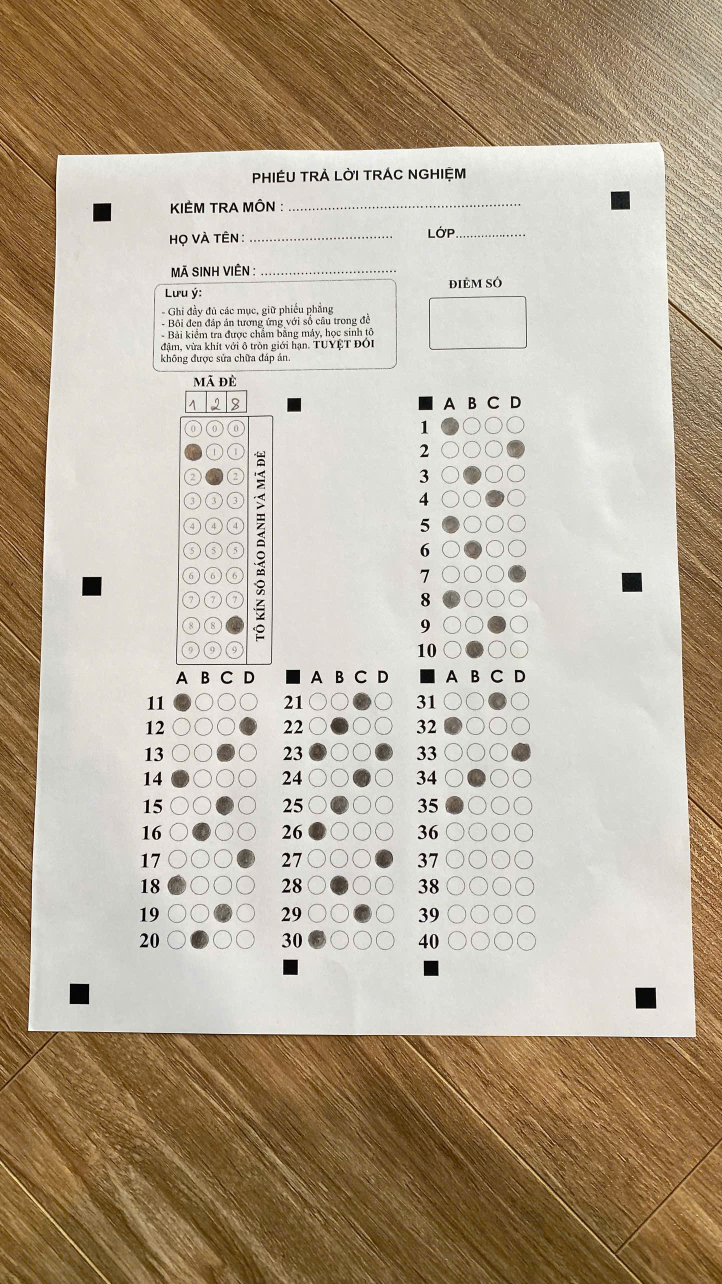
#> input picture phieu_mau.jpg, 1444 x 2568 px (shown at 1/2 size)
$ python test_detection.py phieu_mau.jpg
#> lines starting #> are read from the running program, lines starting #| are printed output that depends on the picture; after the words box and inside, x2 and y2 are one past the last pixel; in counts of white or black regions, pixels touching at a corner belong together
### functions.py
import cv2
import numpy as np
import util

# Kích thước chuẩn hóa
widthImg = 600
heightImg = 800


# [6 lines left out: function preProcess, not called in this run]


def find_corner_markers(img):
    """
    Tìm 4 marker vuông đen ở 4 GÓC NGOÀI CÙNG của phiếu.
    Chọn 4 marker ở vị trí xa nhất về 4 góc.
    Thử nhiều threshold khác nhau để tăng độ robust.
    """
    gray = cv2.cvtColor(img, cv2.COLOR_BGR2GRAY)
    h, w = img.shape[:2]
    img_area = w * h

    # Thử nhiều giá trị threshold
    threshold_values = [100, 120, 80, 140, 60]

    for thresh_val in threshold_values:
        _, thresh = cv2.threshold(gray, thresh_val, 255, cv2.THRESH_BINARY_INV)

        # Làm sạch noise
        kernel = np.ones((3, 3), np.uint8)
        thresh = cv2.morphologyEx(thresh, cv2.MORPH_CLOSE, kernel)

        contours, _ = cv2.findContours(thresh, cv2.RETR_EXTERNAL, cv2.CHAIN_APPROX_SIMPLE)

        # Điều chỉnh min/max area linh hoạt hơn
        min_area = img_area * 0.0002  # Giảm xuống
        max_area = img_area * 0.03    # Tăng lên

        square_contours = []

        for contour in contours:
            area = cv2.contourArea(contour)
            if min_area < area < max_area:
                peri = cv2.arcLength(contour, True)
                approx = cv2.approxPolyDP(contour, 0.04 * peri, True)

                if len(approx) == 4:
                    x, y, w_rect, h_rect = cv2.boundingRect(approx)
                    aspect_ratio = w_rect / float(h_rect) if h_rect > 0 else 0

                    # Linh hoạt hơn với aspect ratio
                    if 0.4 < aspect_ratio < 2.5:
                        center = (x + w_rect // 2, y + h_rect // 2)
                        square_contours.append({
                            'contour': approx,
                            'center': center,
                            'area': area,
                            'bbox': (x, y, w_rect, h_rect)
                        })

        if len(square_contours) < 4:
            continue

        # Tìm 4 marker ở 4 góc
        top_left = min(square_contours, key=lambda m: m['center'][0] + m['center'][1])
        top_right = max(square_contours, key=lambda m: m['center'][0] - m['center'][1])
        bottom_left = max(square_contours, key=lambda m: m['center'][1] - m['center'][0])
        bottom_right = max(square_contours, key=lambda m: m['center'][0] + m['center'][1])

        markers = [top_left, top_right, bottom_left, bottom_right]
        centers = [m['center'] for m in markers]

        # Giảm yêu cầu khoảng cách tối thiểu
        min_dist = min(w, h) * 0.25  # Giảm từ 0.3 xuống 0.25

        valid = True
        for i in range(4):
            for j in range(i + 1, 4):
                dist = np.sqrt((centers[i][0] - centers[j][0])**2 +
                              (centers[i][1] - centers[j][1])**2)
                if dist < min_dist:
                    valid = False
                    break
            if not valid:
                break

        if valid:
            return markers

    return None


def detect_paper_boundary(img):
    """
    Detect biên của phiếu bài thi với nhiều phương pháp fallback.
    Thử nhiều cách khác nhau để tăng độ robust.
    """
    h, w = img.shape[:2]
    img_area = w * h

    # Phương pháp 1: Tìm 4 marker góc (nếu có)
    markers = find_corner_markers(img)
    if markers is not None:
        pts = np.array([
            markers[0]['center'],
            markers[1]['center'],
            markers[2]['center'],
            markers[3]['center']
        ], dtype=np.float32)
        return pts, "markers"

    # Phương pháp 2: Canny với nhiều tham số khác nhau
    canny_params = [
        (50, 150),   # Mặc định
        (30, 100),   # Nhạy hơn
        (70, 200),   # Ít nhạy hơn
        (20, 80),    # Rất nhạy
    ]

    for canny_low, canny_high in canny_params:
        processed = preProcess(img, canny_low=canny_low, canny_high=canny_high)

        # Morphological operations để kết nối các cạnh
        kernel = np.ones((3, 3), np.uint8)
        processed = cv2.dilate(processed, kernel, iterations=1)
        processed = cv2.erode(processed, kernel, iterations=1)

        contours, _ = cv2.findContours(processed, cv2.RETR_EXTERNAL, cv2.CHAIN_APPROX_SIMPLE)

        # Thử với min_area thấp hơn (15%)
        min_area = img_area * 0.15

        for contour in sorted(contours, key=cv2.contourArea, reverse=True)[:10]:
            area = cv2.contourArea(contour)
            if area > min_area:
                peri = cv2.arcLength(contour, True)
                # Thử nhiều epsilon khác nhau
                for epsilon_factor in [0.02, 0.03, 0.015, 0.04]:
                    approx = cv2.approxPolyDP(contour, epsilon_factor * peri, True)
                    if len(approx) == 4:
                        pts = util.reorder(approx)
                        pts = pts.reshape(4, 2).astype(np.float32)
                        return pts, f"canny_{canny_low}_{canny_high}"

    # Phương pháp 3: Adaptive Threshold với nhiều tham số
    gray = cv2.cvtColor(img, cv2.COLOR_BGR2GRAY)

    adaptive_params = [
        (11, 2),   # Mặc định
        (15, 5),   # Block size lớn hơn
        (9, 2),    # Block size nhỏ hơn
        (21, 10),  # Aggressive
    ]

    for block_size, c_value in adaptive_params:
        blur = cv2.GaussianBlur(gray, (5, 5), 0)
        thresh = cv2.adaptiveThreshold(blur, 255, cv2.ADAPTIVE_THRESH_GAUSSIAN_C,
                                       cv2.THRESH_BINARY_INV, block_size, c_value)

        contours, _ = cv2.findContours(thresh, cv2.RETR_EXTERNAL, cv2.CHAIN_APPROX_SIMPLE)

        min_area = img_area * 0.15

        for contour in sorted(contours, key=cv2.contourArea, reverse=True)[:10]:
            area = cv2.contourArea(contour)
            if area > min_area:
                peri = cv2.arcLength(contour, True)
                for epsilon_factor in [0.02, 0.03, 0.015]:
                    approx = cv2.approxPolyDP(contour, epsilon_factor * peri, True)
                    if len(approx) == 4:
                        pts = util.reorder(approx)
                        pts = pts.reshape(4, 2).astype(np.float32)
                        return pts, f"adaptive_{block_size}"

    # Phương pháp 4: Simple threshold với nhiều giá trị
    for threshold_value in [127, 100, 150, 80, 180]:
        _, thresh = cv2.threshold(gray, threshold_value, 255, cv2.THRESH_BINARY_INV)

        # Làm sạch noise
        kernel = np.ones((5, 5), np.uint8)
        thresh = cv2.morphologyEx(thresh, cv2.MORPH_CLOSE, kernel)
        thresh = cv2.morphologyEx(thresh, cv2.MORPH_OPEN, kernel)

        contours, _ = cv2.findContours(thresh, cv2.RETR_EXTERNAL, cv2.CHAIN_APPROX_SIMPLE)

        min_area = img_area * 0.15

        for contour in sorted(contours, key=cv2.contourArea, reverse=True)[:10]:
            area = cv2.contourArea(contour)
            if area > min_area:
                peri = cv2.arcLength(contour, True)
                approx = cv2.approxPolyDP(contour, 0.02 * peri, True)
                if len(approx) == 4:
                    pts = util.reorder(approx)
                    pts = pts.reshape(4, 2).astype(np.float32)
                    return pts, f"threshold_{threshold_value}"

    # Phương pháp 5: Otsu's thresholding (tự động tìm threshold tốt nhất)
    blur = cv2.GaussianBlur(gray, (5, 5), 0)
    _, thresh = cv2.threshold(blur, 0, 255, cv2.THRESH_BINARY_INV + cv2.THRESH_OTSU)

    kernel = np.ones((5, 5), np.uint8)
    thresh = cv2.morphologyEx(thresh, cv2.MORPH_CLOSE, kernel)

    contours, _ = cv2.findContours(thresh, cv2.RETR_EXTERNAL, cv2.CHAIN_APPROX_SIMPLE)

    min_area = img_area * 0.15

    for contour in sorted(contours, key=cv2.contourArea, reverse=True)[:10]:
        area = cv2.contourArea(contour)
        if area > min_area:
            peri = cv2.arcLength(contour, True)
            approx = cv2.approxPolyDP(contour, 0.02 * peri, True)
            if len(approx) == 4:
                pts = util.reorder(approx)
                pts = pts.reshape(4, 2).astype(np.float32)
                return pts, "otsu"

    return None, None


def resize_for_detection(img, max_width=1500):
    """
    Resize ảnh về kích thước phù hợp để detect tốt hơn.
    Ảnh quá lớn làm chậm và ảnh quá nhỏ giảm độ chính xác.
    """
    h, w = img.shape[:2]

    if w > max_width:
        ratio = max_width / w
        new_w = max_width
        new_h = int(h * ratio)
        resized = cv2.resize(img, (new_w, new_h), interpolation=cv2.INTER_AREA)
        return resized, ratio

    return img, 1.0


def detect_and_warp(img, target_width, target_height):
    """
    Detect toàn bộ phiếu bài thi và warp perspective.
    Tự động resize ảnh để tăng độ chính xác detect.
    """
    original_img = img.copy()
    h_orig, w_orig = img.shape[:2]

    # Resize ảnh để detect tốt hơn
    img_detect, scale = resize_for_detection(img, max_width=1500)

    pts, method = detect_paper_boundary(img_detect)

    if pts is None:
        print("Cannot detect paper! Trying with original image...")
        # Thử lại với ảnh gốc
        pts, method = detect_paper_boundary(original_img)

        if pts is None:
            print("Still cannot detect paper!")
            return cv2.resize(original_img, (target_width, target_height)), False
        else:
            # Sử dụng ảnh gốc
            img_to_warp = original_img
    else:
        # Scale lại tọa độ về ảnh gốc
        if scale != 1.0:
            pts = pts / scale
        img_to_warp = original_img

    print(f"Detected using method: {method}")

    dst = np.array([
        [0, 0],
        [target_width, 0],
        [0, target_height],
        [target_width, target_height]
    ], dtype=np.float32)

    matrix = cv2.getPerspectiveTransform(pts, dst)
    warped = cv2.warpPerspective(img_to_warp, matrix, (target_width, target_height))

    return warped, True


# ============== ĐỊNH NGHĨA VÙNG DETECT ==============
# Vùng MÃ ĐỀ: 3 cột × 10 hàng (số 0-9)
MA_DE_REGION = {
    'x_start': 0.162,
    'x_end': 0.293,
    'y_start': 0.281,
    'y_end': 0.595
}

# Vùng CÂU 1-10: bên phải, cùng hàng với mã đề
QUESTIONS_1_10 = {
    'x_start': 0.650,
    'x_end': 0.812,
    'y_start': 0.285,
    'y_end': 0.602
}

# Vùng CÂU 11-20: cột trái dưới
QUESTIONS_11_20 = {
    'x_start': 0.154,
    'x_end': 0.322,
    'y_start': 0.631,
    'y_end': 0.957
}

# Vùng CÂU 21-30: cột giữa dưới
QUESTIONS_21_30 = {
    'x_start': 0.409,
    'x_end': 0.570,
    'y_start': 0.630,
    'y_end': 0.960
}

# Vùng CÂU 31-40: cột phải dưới
QUESTIONS_31_40 = {
    'x_start': 0.649,
    'x_end': 0.813,
    'y_start': 0.631,
    'y_end': 0.788
}


# [284 lines left out: functions get_region_coords, draw_debug_regions, draw_regions_with_custom_coords, read_ma_de, read_answer_block, read_answers and 3 more, not called in this run]

### test_detection.py
"""
Script test để kiểm tra khả năng detect phiếu từ các góc chụp khác nhau
Chạy: python test_detection.py <đường_dẫn_ảnh>
"""

import sys
import cv2
import numpy as np
import functions

if len(sys.argv) < 2:
    print("❌ Cách dùng: python test_detection.py <đường_dẫn_ảnh>")
    print("Ví dụ: python test_detection.py sample.jpg")
    sys.exit(1)

image_path = sys.argv[1]

try:
    img = cv2.imread(image_path)
#> img is the input picture: shape (2568, 1444, 3); mean B, G, R 151, 170.8, 184.4
    if img is None:
        print(f"❌ Không thể mở file: {image_path}")
        sys.exit(1)

    print(f"📷 Đọc ảnh: {image_path}")
    print(f"   Kích thước: {img.shape}")
#|    Kích thước: (2568, 1444, 3)

    print("\n🔍 Bắt đầu detect...")
    warped, success = functions.detect_and_warp(img, 600, 800)
#> in detect_and_warp, `img_detect, scale = resize_for_detection(img, max_width=1500)`: scale = 1
#> in find_corner_markers, `gray = cv2.cvtColor(img, cv2.COLOR_BGR2GRAY)`:
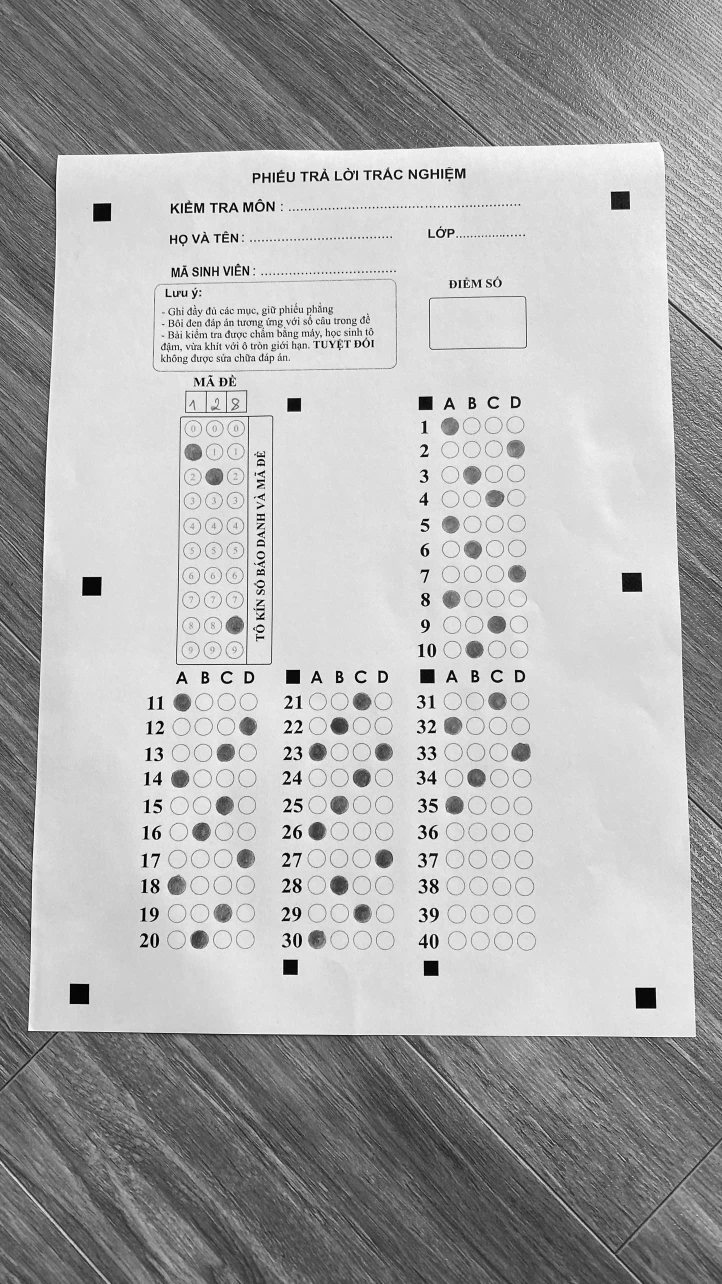
#> gray: shape (2568, 1444) (shown at 1/2 size); min 0, max 255, mean 172.6
#> the loop in find_corner_markers, `for thresh_val in threshold_values:` made 1 pass
#> pass 1, in find_corner_markers, `_, thresh = cv2.threshold(gray, thresh_val, 255, cv2.THRESH_BINARY_INV)`:
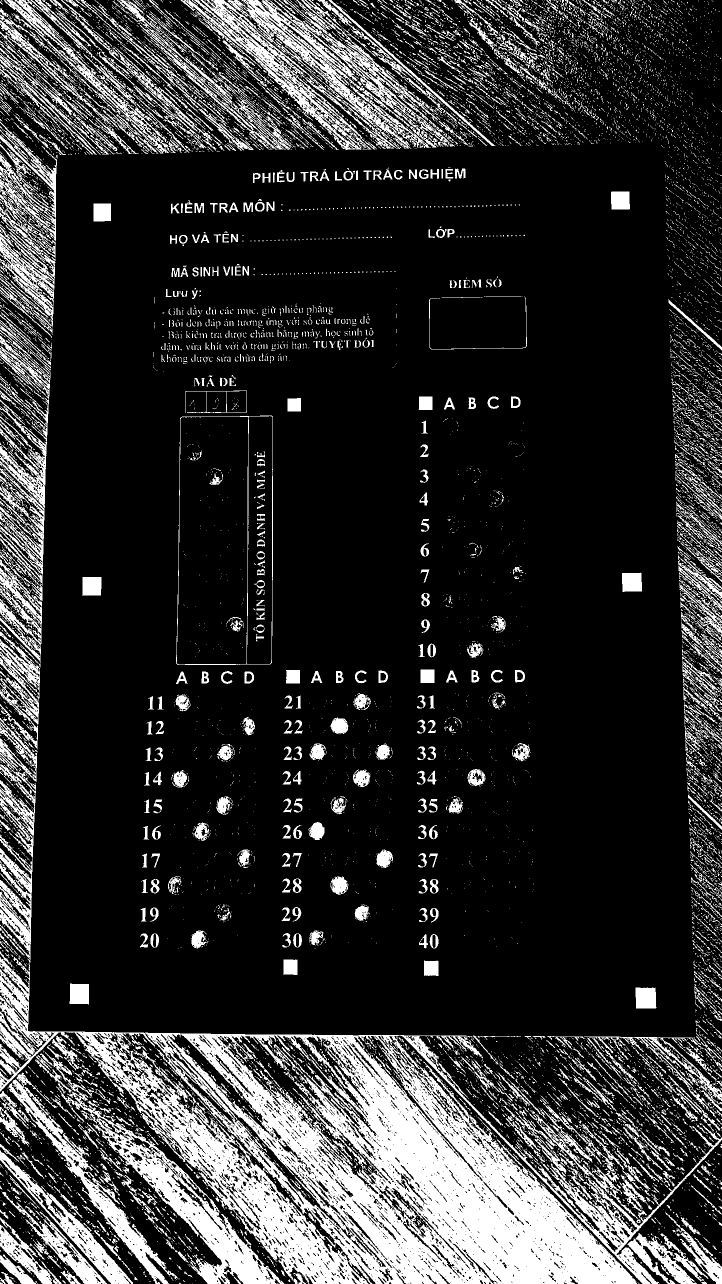
#> thresh: shape (2568, 1444) (shown at 1/2 size); 18.8% white; 12544 white regions (10905 under 20 px), largest, box (x1, y1, x2, y2) and area: (0, 1436, 1444, 2568) 281959, (361, 0, 910, 300) 40538, (80, 2104, 569, 2568) 26648
#> pass 1, in find_corner_markers, `thresh = cv2.morphologyEx(thresh, cv2.MORPH_CLOSE, kernel)`:
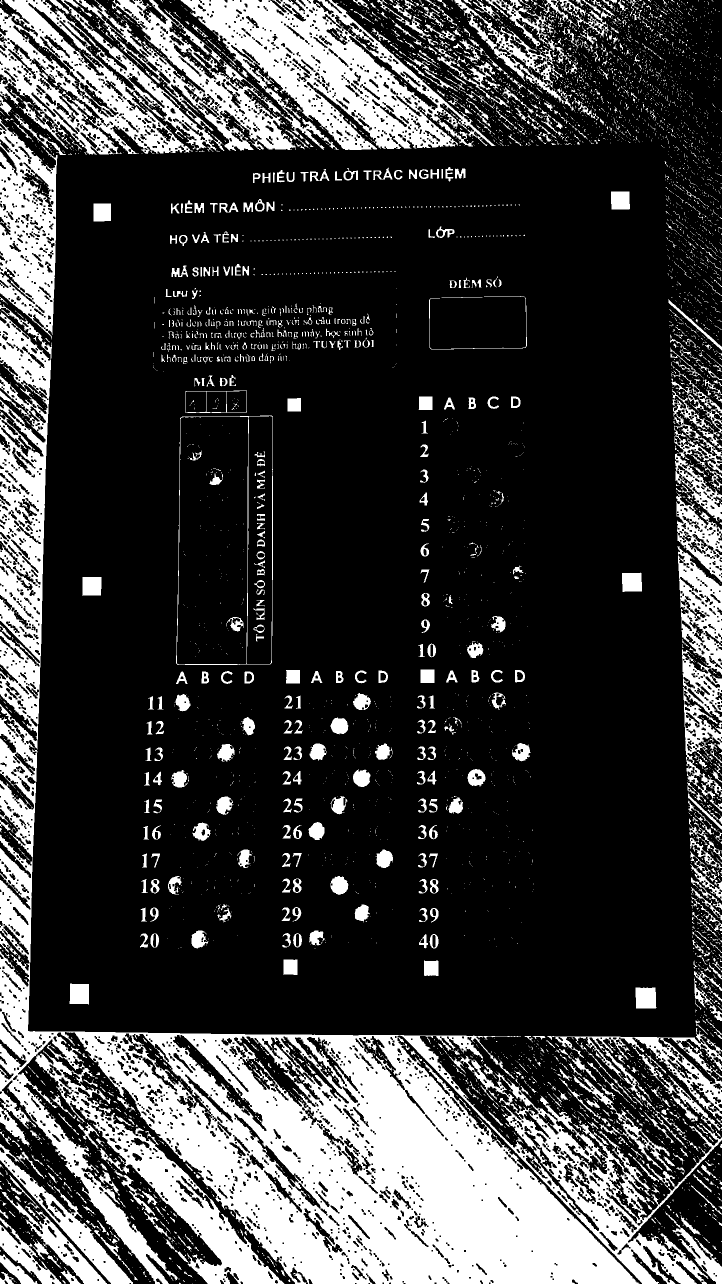
#> thresh: shape (2568, 1444) (shown at 1/2 size); 23.4% white; 6102 white regions (5204 under 20 px), largest, box (x1, y1, x2, y2) and area: (0, 609, 1444, 2568) 456863, (0, 0, 592, 309) 75607, (361, 0, 991, 300) 72178
#> in detect_paper_boundary, `markers = find_corner_markers(img)`: markers = 4 items
#> in detect_paper_boundary, `pts = np.array([ markers[0]['center'], markers[1]['center'], markers[2..`: pts = [[204, 425], [1241, 401], [158, 1988], [1291, 1996]]
#> in detect_and_warp, `pts, method = detect_paper_boundary(img_detect)`: method = 'markers'
#| Detected using method: markers
#> in detect_and_warp, `matrix = cv2.getPerspectiveTransform(pts, dst)`: matrix = [[0.608, 0.0179, -131.7], [0.0133, 0.576, -247.5], [2.13e-05, 6.1e-05, 1]]
#> in detect_and_warp, `warped = cv2.warpPerspective(img_to_warp, matrix, (target_width, targe..`:
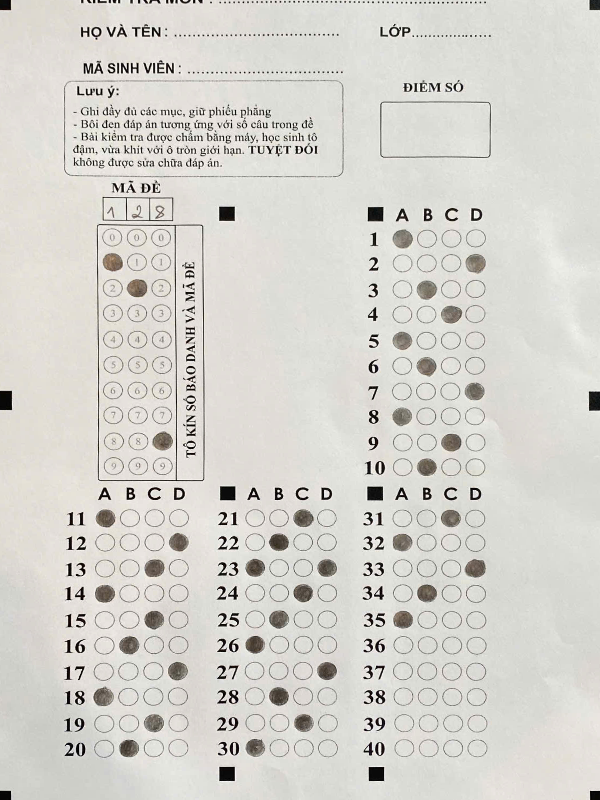
#> warped: shape (800, 600, 3); mean B, G, R 206.2, 212, 213.5
#> success = True

    if success:
        print("✅ DETECT THÀNH CÔNG!")

        # Lưu ảnh đã warp
        output_path = image_path.replace('.', '_warped.')
        cv2.imwrite(output_path, warped)
        print(f"   Ảnh đã warp lưu tại: {output_path}")

        # Hiển thị ảnh (nếu chạy trên desktop)
        cv2.imshow('Original', img)
        cv2.imshow('Warped', warped)
        print("\n   Nhấn bất kỳ phím nào để đóng cửa sổ...")
        cv2.waitKey(0)
        cv2.destroyAllWindows()
    else:
        print("❌ DETECT THẤT BẠI!")
        print("\n💡 Gợi ý:")
        print("   1. Chụp phiếu rõ ràng hơn (không bị mơ)")
        print("   2. Chụp góc lệch không quá 30°")
        print("   3. Đảm bảo phiếu không bị cắt mép ngoài khung ảnh")
        print("   4. Chụp lại với ánh sáng tốt hơn")

except Exception as e:
    print(f"❌ Lỗi: {e}")
    import traceback
    traceback.print_exc()
